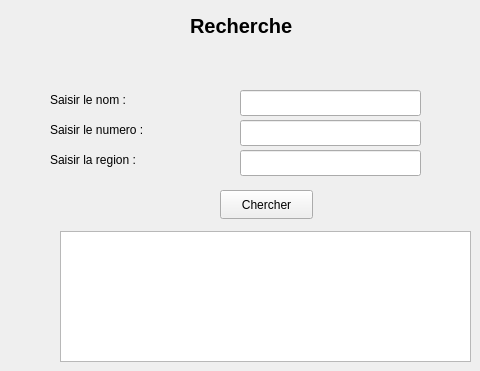
      <widget class="QWidget" name="page_2">
       <widget class="QLabel" name="labelRecher">
        <property name="geometry">
         <rect>
          <x>190</x>
          <y>10</y>
          <width>181</width>
          <height>31</height>
         </rect>
        </property>
        <property name="font">
         <font>
          <pointsize>15</pointsize>
          <bold>true</bold>
         </font>
        </property>
        <property name="text">
         <string>Recherche </string>
        </property>
       </widget>
       <widget class="QLabel" name="labelnom">
        <property name="geometry">
         <rect>
          <x>50</x>
          <y>90</y>
          <width>141</width>
          <height>20</height>
         </rect>
        </property>
        <property name="text">
         <string>Saisir le nom :</string>
        </property>
       </widget>
       <widget class="QLabel" name="labelnum">
        <property name="geometry">
         <rect>
          <x>50</x>
          <y>120</y>
          <width>151</width>
          <height>20</height>
         </rect>
        </property>
        <property name="text">
         <string>Saisir le numero :</string>
        </property>
       </widget>
       <widget class="QLabel" name="labelReg">
        <property name="geometry">
         <rect>
          <x>50</x>
          <y>150</y>
          <width>171</width>
          <height>20</height>
         </rect>
        </property>
        <property name="text">
         <string>Saisir la region : </string>
        </property>
       </widget>
       <widget class="QLineEdit" name="nom">
        <property name="geometry">
         <rect>
          <x>240</x>
          <y>90</y>
          <width>181</width>
          <height>26</height>
         </rect>
        </property>
       </widget>
       <widget class="QLineEdit" name="numero">
        <property name="geometry">
         <rect>
          <x>240</x>
          <y>120</y>
          <width>181</width>
          <height>26</height>
         </rect>
        </property>
       </widget>
       <widget class="QLineEdit" name="region">
        <property name="geometry">
         <rect>
          <x>240</x>
          <y>150</y>
          <width>181</width>
          <height>26</height>
         </rect>
        </property>
       </widget>
       <widget class="QTextBrowser" name="agriculteur">
        <property name="geometry">
         <rect>
          <x>60</x>
          <y>231</y>
          <width>411</width>
          <height>131</height>
         </rect>
        </property>
       </widget>
       <widget class="QPushButton" name="btnrecherche">
        <property name="geometry">
         <rect>
          <x>220</x>
          <y>190</y>
          <width>93</width>
          <height>29</height>
         </rect>
        </property>
        <property name="text">
         <string>Chercher</string>
        </property>
       </widget>
      </widget>
